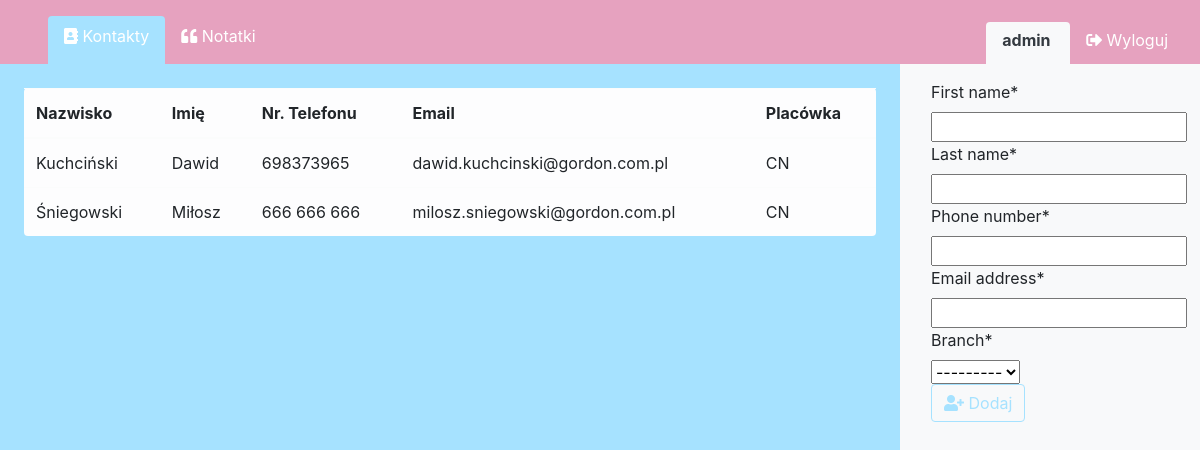
Screenshot of /kontakty/ (signed in) with the database file from the repository.
### contacts/models.py (models this page shows, shortened)
class Contact(models.Model):
    first_name = models.CharField(max_length=254)
    last_name = models.CharField(max_length=254)
    phone_number = models.CharField(max_length=15)
    email_address = models.EmailField(max_length=254)
    company_name = models.CharField(max_length=50)
    branch = models.ForeignKey(Branch, on_delete=models.CASCADE)

class Branch(models.Model):
    branch_shortcut = models.CharField(max_length=50)
    branch_phone_number = models.CharField(max_length=15)
    branch_email_address = models.EmailField(max_length=254)
    branch_city = models.CharField(max_length=50)
    branch_street = models.CharField(max_length=50)
    def __str__(self):
        return self.branch_shortcut

### contacts/views.py (the view, shortened to what this page needs)
# urls.py: path('', views.contactindex, name='kontakty')
def contactindex(request):
    contact_lst = Contact.objects.order_by('last_name', 'first_name')
    contact_dckt = {'contact':contact_lst}
    form = AddContact()
    contact_dckt['form'] = form
    return render(request, 'contacts/contacts.html', context=contact_dckt)

### contacts/forms.py
class AddContact(forms.ModelForm):
    class Meta:
        model = Contact
        exclude = ['company_name']

### templates/contacts/contacts.html (shortened to what this page needs)
{% extends 'base.html' %}
{% load crispy_forms_tags %}
{% block content %}
        <a class="nav-link active rounded-top pb-3 mt-2" href="{% url 'kontakty' %}"><i class="fas fa-address-book"></i> Kontakty</a>
      </li>
      <li class="nav-item">
        <a class="nav-link mt-2 pb-3" href="{% url 'notatki' %}"><i class="fas fa-quote-left"></i> Notatki</a>
      </li>
    </ul>
    <span class="navbar-text pb-0 mb-0">
        <span class="text-white bg-light text-dark rounded-top font-weight-bold mt-2 pb-3"  style="padding: .5rem 1rem;">
            {{ user.username }}
        </span>
        <a href="{% url 'logout' %}" style="padding: .5rem 1rem;">
            <i class="fas fa-sign-out-alt"></i> Wyloguj
        </a>
    </span>
  </nav>
  <main class="container-fluid">
    <div class="row h-100">
        <div class="col-lg-9 p-4">
            {% if contact %}
                <table class="table rounded table-light table-hover">
                    <thead>
                        <tr>
                            <th scope="col">Nazwisko</th>
                            <th scope="col">Imię</th>
                            <th scope="col">Nr. Telefonu</th>
                            <th scope="col">Email</th>
                            <th scope="col">Placówka</th>
                        </tr>
                    </thead>
                    <tbody>
                        {% for ctcts in contact %}
                            <tr>
                                <td>{{ ctcts.last_name }}</td><td>{{ ctcts.first_name }}</td><td>{{ ctcts.phone_number }}</td><td>{{ ctcts.email_address }}</td><td>{{ ctcts.branch }}</td>
                            </tr>
                        {% endfor %}
                    </tbody>
                </table>
            {% else %}
                Brak kontaktów do wyświetlenia
            {% endif %}
        </div>
        <div class="col-lg-3 bg-light h-100 right-0 position-fixed">
            <form method="POST" class="form p-3">
                {{ form|crispy }}
                <button type="submit" class="btn btn-outline-info"><i class="fas fa-user-plus"></i> Dodaj</button>
            </form>
        </div>
    </div>
{% endblock %}

### static/css/style.css (style rules this page uses)
.bg-color { background-color: #a6e2ff; }
.nav-pills .nav-link.active, .nav-pills .show > .nav-link { background-color: #a6e2ff; color: #fff; border-radius: 0; }
a { color: #fff !important; }
.btn-outline-info { color: #a6e2ff; border-color: #a6e2ff; }
.right-0 { right: 0; }

### rows the page displays
Contact: last_name "Kuchciński", first_name "Dawid", phone_number "698373965", email_address "dawid.kuchcinski@gordon.com.pl", branch "CN"
Contact: last_name "Śniegowski", first_name "Miłosz", phone_number "666 666 666", email_address "milosz.sniegowski@gordon.com.pl", branch "CN"

### other values shown
{{ user.username }} "admin"
